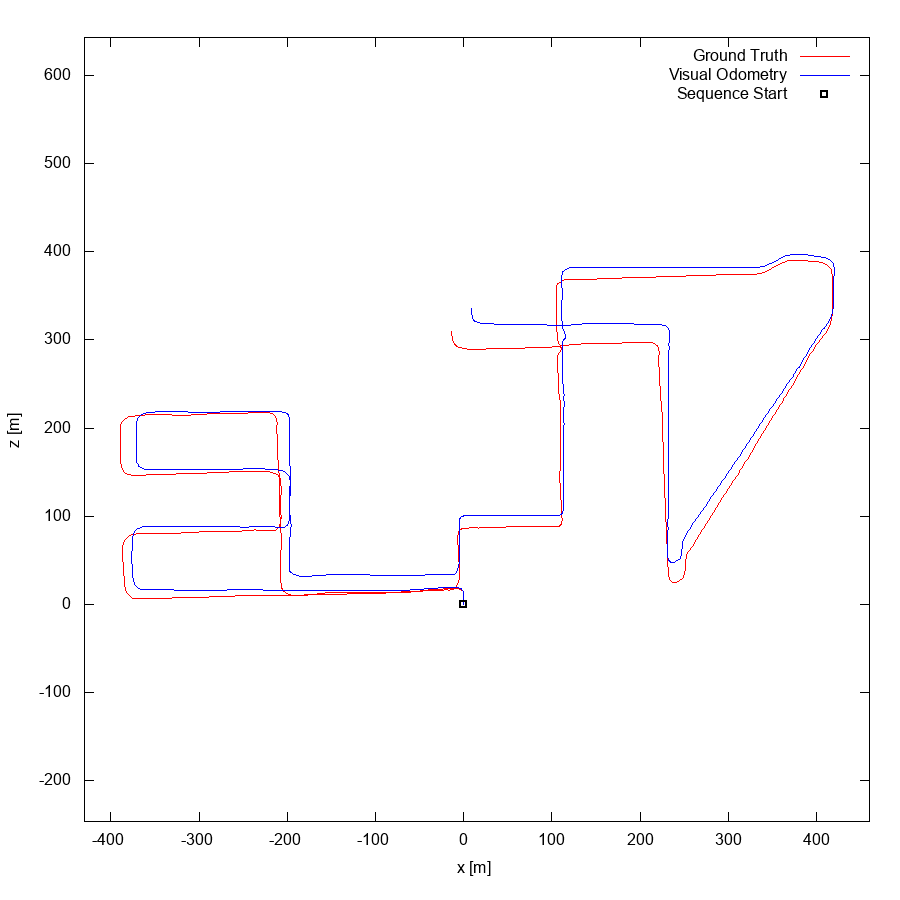

The gnuplot source for this figure:
set term postscript eps enhanced color
set output "08.eps"
set size ratio -1
set xrange [-430:460]
set yrange [-246:643]
set xlabel "x [m]"
set ylabel "z [m]"
plot "08.txt" using 1:2 lc rgb "#FF0000" title 'Ground Truth' w lines,"08.txt" using 3:4 lc rgb "#0000FF" title 'Visual Odometry' w lines,"< head -1 08.txt" using 1:2 lc rgb "#000000" pt 4 ps 1 lw 2 title 'Sequence Start' w points
